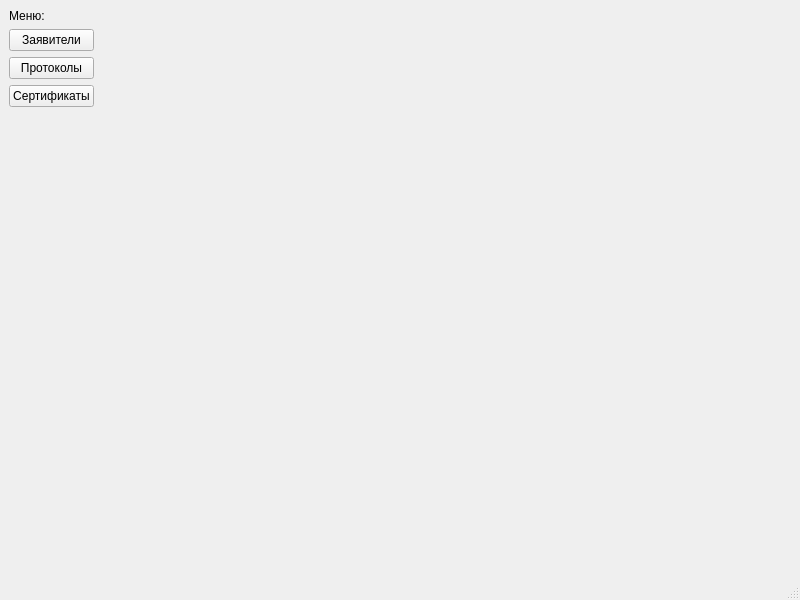
<?xml version="1.0" encoding="UTF-8"?>
<ui version="4.0">
 <class>Lab_7_SDI</class>
 <widget class="QMainWindow" name="Lab_7_SDI">
  <property name="geometry">
   <rect>
    <x>0</x>
    <y>0</y>
    <width>800</width>
    <height>600</height>
   </rect>
  </property>
  <property name="windowTitle">
   <string>Lab_7_SDI</string>
  </property>
  <widget class="QWidget" name="centralwidget">
   <layout class="QVBoxLayout" name="verticalLayout_2">
    <item>
     <layout class="QHBoxLayout" name="horizontalLayout">
      <item>
       <layout class="QVBoxLayout" name="verticalLayout">
        <item>
         <widget class="QLabel" name="label">
          <property name="text">
           <string>Меню:</string>
          </property>
         </widget>
        </item>
        <item>
         <widget class="QPushButton" name="pushButton_clients">
          <property name="text">
           <string>Заявители</string>
          </property>
         </widget>
        </item>
        <item>
         <widget class="QPushButton" name="pushButton_protocols">
          <property name="text">
           <string>Протоколы</string>
          </property>
         </widget>
        </item>
        <item>
         <widget class="QPushButton" name="pushButton_sertifications">
          <property name="text">
           <string>Сертификаты</string>
          </property>
         </widget>
        </item>
       </layout>
      </item>
      <item>
       <spacer name="horizontalSpacer">
        <property name="orientation">
         <enum>Qt::Horizontal</enum>
        </property>
        <property name="sizeHint" stdset="0">
         <size>
          <width>40</width>
          <height>20</height>
         </size>
        </property>
       </spacer>
      </item>
     </layout>
    </item>
    <item>
     <spacer name="verticalSpacer">
      <property name="orientation">
       <enum>Qt::Vertical</enum>
      </property>
      <property name="sizeHint" stdset="0">
       <size>
        <width>20</width>
        <height>402</height>
       </size>
      </property>
     </spacer>
    </item>
   </layout>
  </widget>
  <widget class="QMenuBar" name="menubar">
   <property name="geometry">
    <rect>
     <x>0</x>
     <y>0</y>
     <width>800</width>
     <height>25</height>
    </rect>
   </property>
  </widget>
  <widget class="QStatusBar" name="statusbar"/>
 </widget>
 <resources/>
 <connections/>
</ui>
